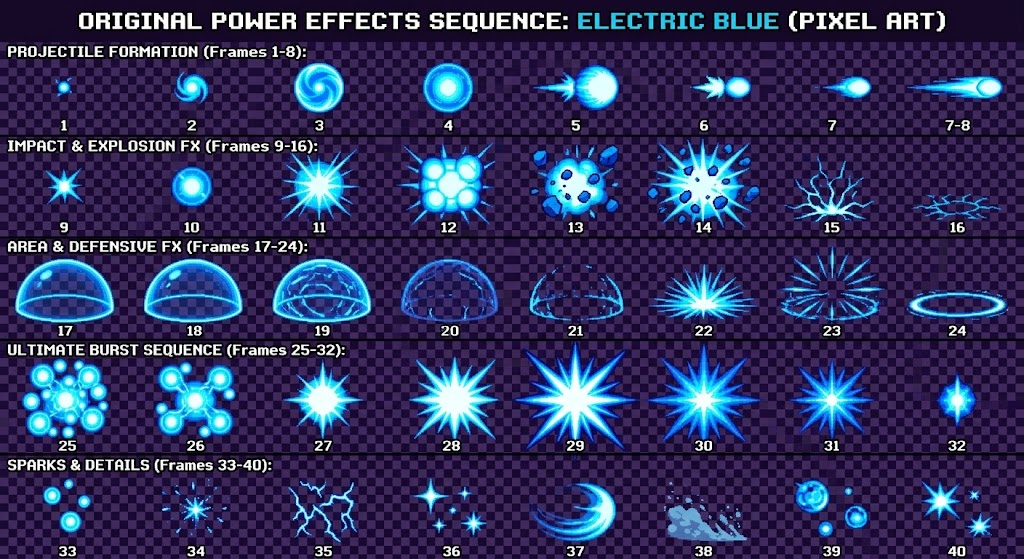
#> input picture assets/fx/source/efectos_azules.jpg, 1024 x 559 px
$ python build_fx_sheet.py
#> lines starting #> are read from the running program, lines starting #| are printed output that depends on the picture
#!/usr/bin/env python3
"""Efectos de poder azules del usuario (assets/fx/source/efectos_azules.jpg,
5 filas x 8 cuadros sobre damero morado). La transparencia sale del propio
brillo cian del efecto (el damero es morado oscuro), asi el resplandor queda
suave. Salida: assets/fx/efectos_azules.png (rejilla 8x5, celdas 128x96).
Filas: 0 formacion del proyectil, 1 impacto y explosion, 2 escudo y area,
3 estallido final, 4 chispas y detalles."""
from pathlib import Path
import numpy as np
from PIL import Image

ROOT = Path(__file__).resolve().parents[1]
SRC = ROOT / "assets/fx/source/efectos_azules.jpg"
OUT = ROOT / "assets/fx/efectos_azules.png"
ROWS = [(58, 120), (154, 223), (254, 324), (358, 436), (470, 542)]
CW, CH = 128, 96

img = np.array(Image.open(SRC).convert("RGB")).astype(float)
SRC2 = ROOT / "assets/fx/source/efectos_azules_estelas.jpg"   # fila 6: estelas y esquiva (49-56)
atlas = Image.new("RGBA", (8 * CW, 6 * CH), (0, 0, 0, 0))
#> atlas: PIL image 1024x576 RGBA; every value is 0
jobs = [(img, r, y) for r, y in enumerate(ROWS)]
#> jobs = 5 items
img2 = np.array(Image.open(SRC2).convert("RGB")).astype(float)
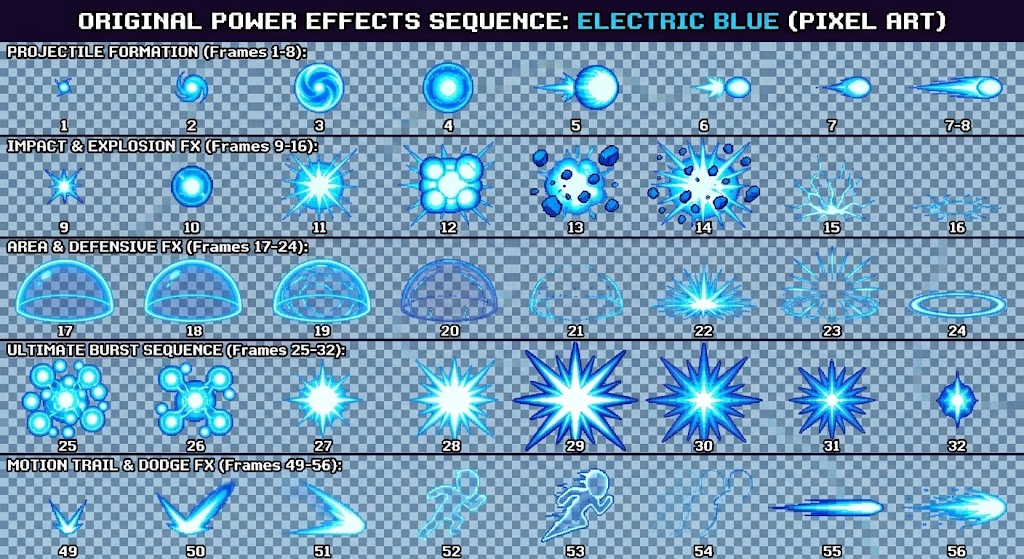
#> input picture assets/fx/source/efectos_azules_estelas.jpg, 1024 x 559 px
jobs.append((img2, 5, (470, 542)))
for img, r, (y0, y1) in jobs:
    for c in range(8):
        cell = img[y0:y1, c * 128 + 2:(c + 1) * 128 - 2]
        g = cell[..., 1]
        a = np.clip((g - 75.0) / 110.0, 0, 1)
        rgba = np.dstack([cell, a * 255]).astype(np.uint8)
        piece = Image.fromarray(rgba, "RGBA")
        atlas.paste(piece, (c * CW + 2, r * CH + (CH - piece.height) // 2), piece)
#> this loop made 6 passes
#> (y0, y1) on passes 1 to 6: (58, 120), (154, 223), (254, 324), (358, 436), (470, 542), (470, 542)
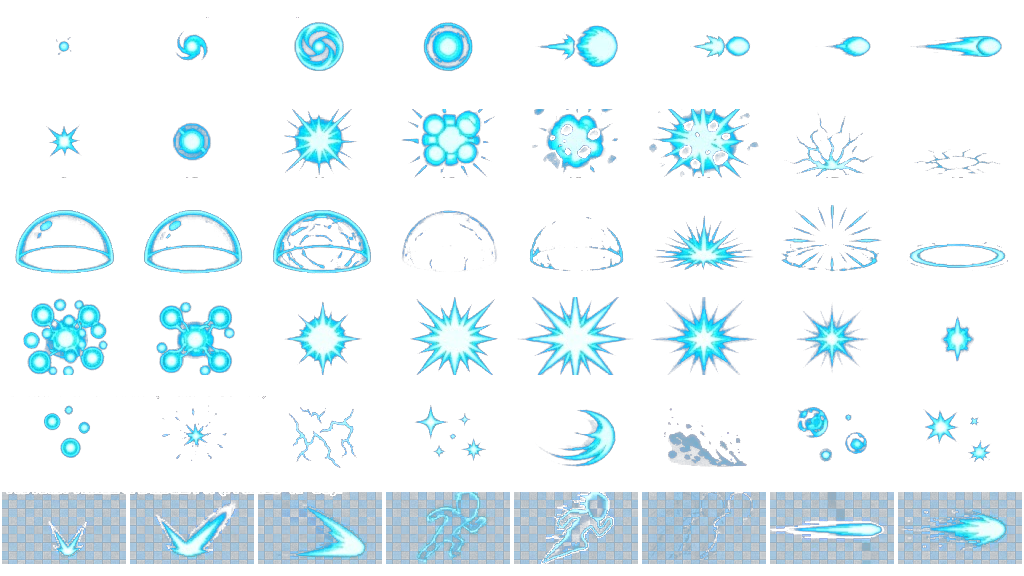
#> atlas: PIL image 1024x576 RGBA; mean R, G, B, A 22.4, 36.8, 42.6, 42.6; transparent parts drawn white
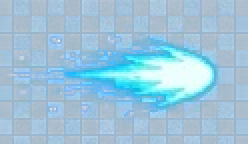
#> piece: PIL image 124x72 RGBA (shown 2 times larger); mean R, G, B, A 125.2, 174.2, 203.3, 205.6; transparent parts drawn white
atlas.save(OUT)
print(OUT.relative_to(ROOT))
